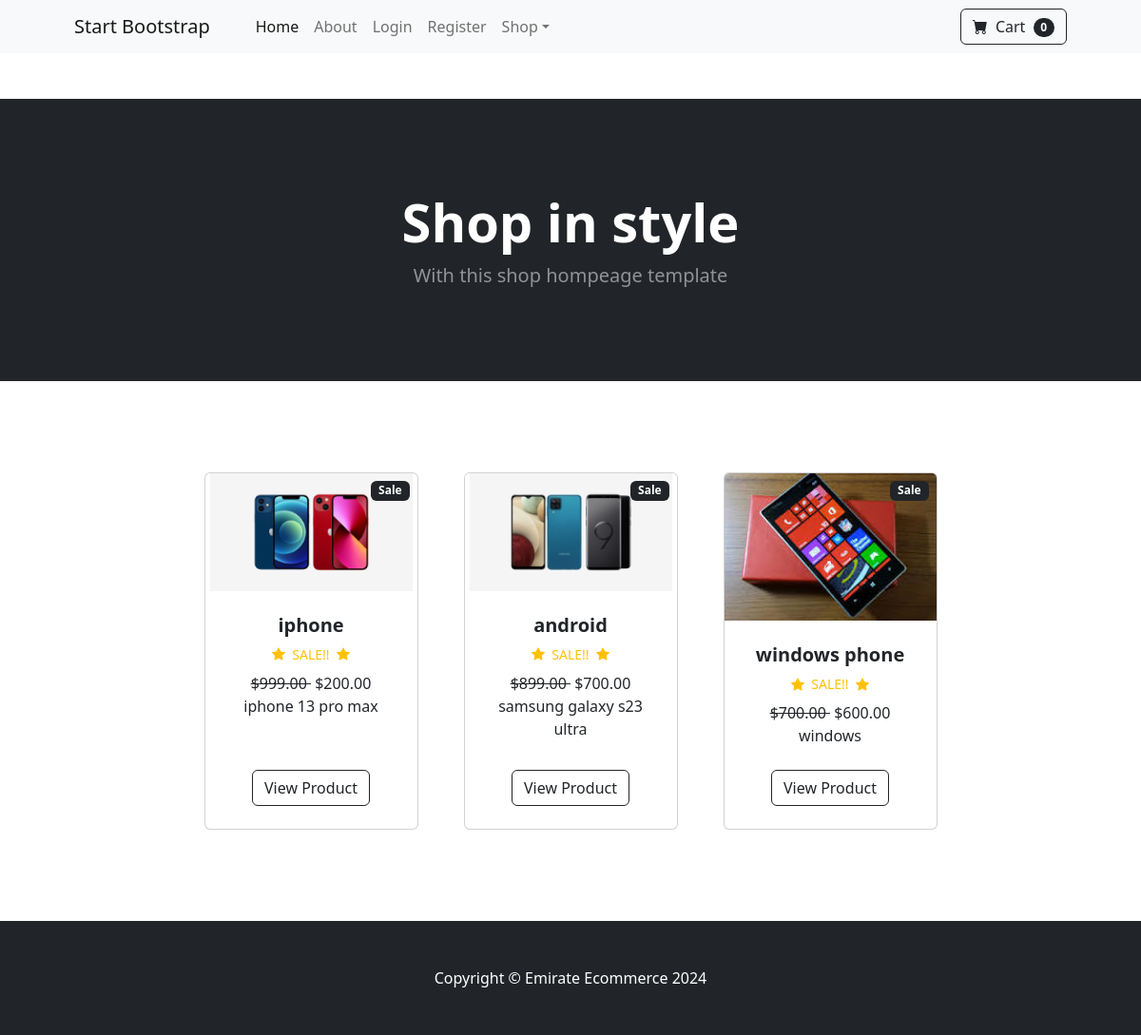
Before: / with the older database file.
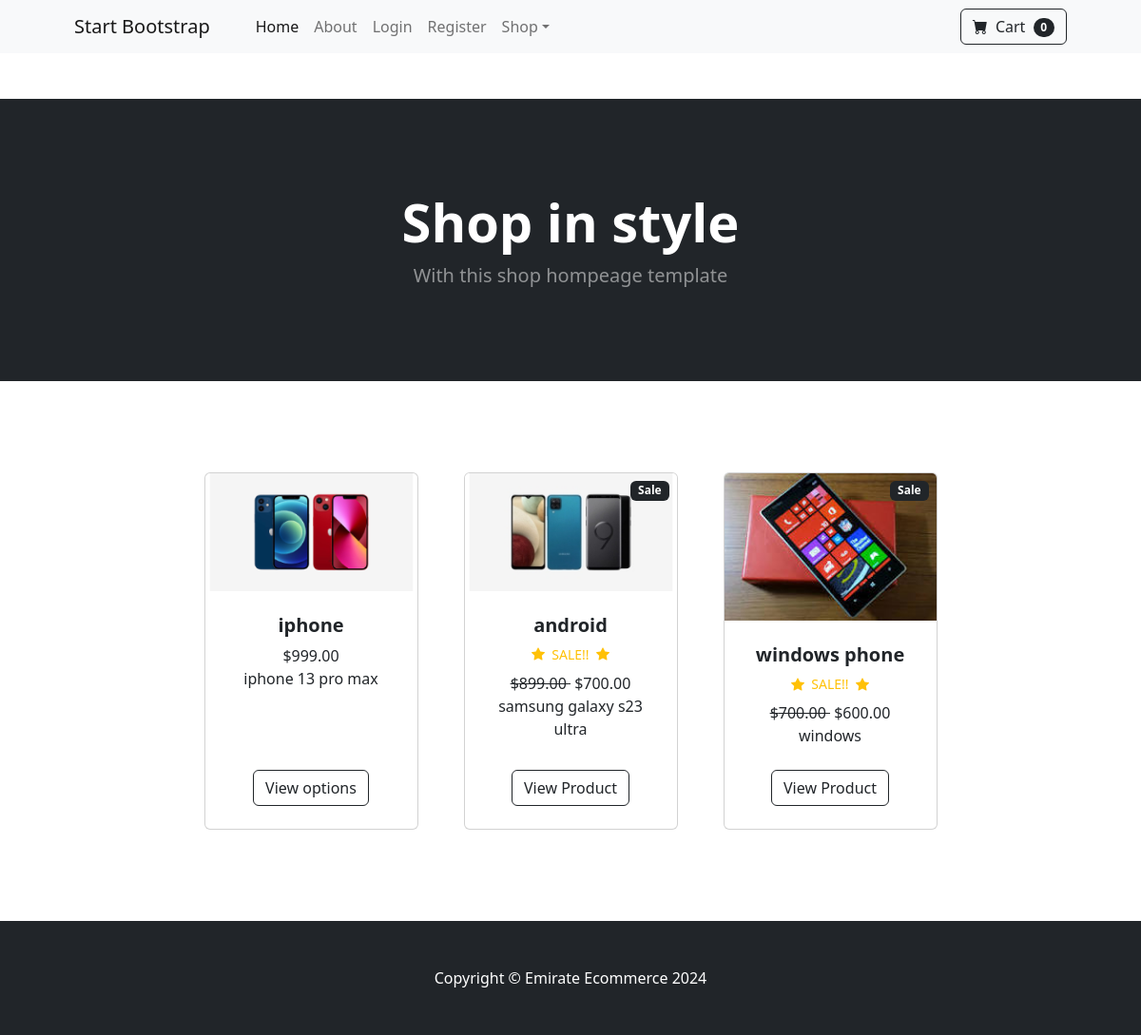
After: the same page with the newer database file.
### store/models.py (models this page shows, shortened)
class Product(models.Model):
    name = models.CharField(max_length=100)
    price = models.DecimalField(default=0, decimal_places=2, max_digits=6)
    category = models.ForeignKey(Category, on_delete=models.CASCADE, default=1)
    description =models.CharField(max_length=250, default='',blank=True, null=True)
    image = models.ImageField(upload_to='uploads/product/')
    is_sale = models.BooleanField(default=False)
    sale_price = models.DecimalField(default=0, decimal_places=2, max_digits=6)

### store/views.py (the view)
# urls.py: 2. Add a URL to urlpatterns:  path('', views.home, name='home')
def home(request):
    products = Product.objects.all()
    return render(request, 'home.html',{'products':products})

### store/templates/home.html
{% extends 'base.html' %}
{% block content %}
        <header class="bg-dark py-5">
            <div class="container px-4 px-lg-5 my-5">
                <div class="text-center text-white">
                    <h1 class="display-4 fw-bolder">Shop in style</h1>
                    <p class="lead fw-normal text-white-50 mb-0">With this shop hompeage template</p>
                </div>
            </div>
        </header>
        <section class="py-5">
            <div class="container px-4 px-lg-5 mt-5">
                <div class="row gx-4 gx-lg-5 row-cols-2 row-cols-md-3 row-cols-xl-4 justify-content-center">
                    {% for product in products %}
                    {% if product.is_sale %}
                    <div class="col mb-5">
                        <div class="card h-100">
                            <div class="badge bg-dark text-white position-absolute" style="top: 0.5rem; right: 0.5rem">Sale</div>
                            <img class="card-img-top" src="{{product.image.url}}" alt="..." />
                            <div class="card-body p-4">
                                <div class="text-center">
                                    <h5 class="fw-bolder">{{product.name}}</h5>
                                    <div class="d-flex justify-content-center small text-warning mb-2">
                                        <div class="bi-star-fill"></div>
                                        &nbsp;&nbsp;SALE!!&nbsp;&nbsp;
                                        <div class="bi-star-fill"></div>
                                    </div>
                                    <strike>
                                    ${{product.price}}
                                </strike>&nbsp;${{product.sale_price}}
                                    <br>{{product.description}}
                                </div>
                            </div>
                            <div class="card-footer p-4 pt-0 border-top-0 bg-transparent">
                                <div class="text-center"><a class="btn btn-outline-dark mt-auto" href="{% url 'product' product.id %}">View Product</a></div>
                            </div>
                        </div>
                    </div>
                    {% else %}
                    <div class="col mb-5">
                        <div class="card h-100">
                            <img class="card-img-top" src="{{product.image.url}}" alt="..." />
                            <div class="card-body p-4">
                                <div class="text-center">
                                    <h5 class="fw-bolder">{{product.name}}</h5>
                                    ${{product.price}}
                                    <br>{{product.description}}
                                </div>
                            </div>
                            <div class="card-footer p-4 pt-0 border-top-0 bg-transparent">
                                <div class="text-center"><a class="btn btn-outline-dark mt-auto" href="{% url 'product' product.id %}">View options</a></div>
                            </div>
                        </div>
                    </div>
                    {% endif %}
                    {% endfor %}
        </section>
{% endblock %}

### store/templates/base.html (shortened to what this page needs)
{%load static%}
<!DOCTYPE html>
<html lang="en">
    <head>
        <link href="https://cdn.jsdelivr.net/npm/bootstrap-icons@1.5.0/font/bootstrap-icons.css" rel="stylesheet" />
        <link href="{% static 'css/styles.css' %}" rel="stylesheet" />
    </head>
    <body>
        {% include 'navbar.html' %}
        <br><br>
        {% block content %}
        {% endblock %}
        <footer class="py-5 bg-dark">
            <div class="container"><p class="m-0 text-center text-white">Copyright &copy; Emirate Ecommerce 2024</p></div>
        </footer>
    </body>
</html>

### store/templates/navbar.html (shortened to what this page needs)
<nav class="navbar navbar-expand-lg navbar-light bg-light">
    <div class="container px-4 px-lg-5">
        <a class="navbar-brand" href="#!">Start Bootstrap</a>
        <div class="collapse navbar-collapse" id="navbarSupportedContent">
            <ul class="navbar-nav me-auto mb-2 mb-lg-0 ms-lg-4">
                <li class="nav-item"><a class="nav-link active" aria-current="page" href="{% url 'home' %}">Home</a></li>
                <li class="nav-item"><a class="nav-link" href="{% url 'about' %}">About</a></li>
                {% if user.is_authenticated %}
                <li class="nav-item"><a class="nav-link" href="{% url 'logout' %}">Logout</a></li>
                {% else %}
                <li class="nav-item"><a class="nav-link" href="{% url 'login' %}">Login</a></li>
                <li class="nav-item"><a class="nav-link" href="{% url 'register' %}">Register</a></li>
                {% endif %}
                <li class="nav-item dropdown">
                    <a class="nav-link dropdown-toggle" id="navbarDropdown" href="#" role="button" data-bs-toggle="dropdown" aria-expanded="false">Shop</a>
                </li>
            </ul>
            <form class="d-flex">
                <button class="btn btn-outline-dark" type="submit">
                    <i class="bi-cart-fill me-1"></i>
                    Cart
                    <span class="badge bg-dark text-white ms-1 rounded-pill">0</span>
                </button>
            </form>
        </div>
    </div>
</nav>

Changed rows visible on the page:
changed Product "iphone": image: picture added; image: picture removed; sale_price "200.00" → (not shown); is_sale "Sale SALE!! View Product" → "View options"
